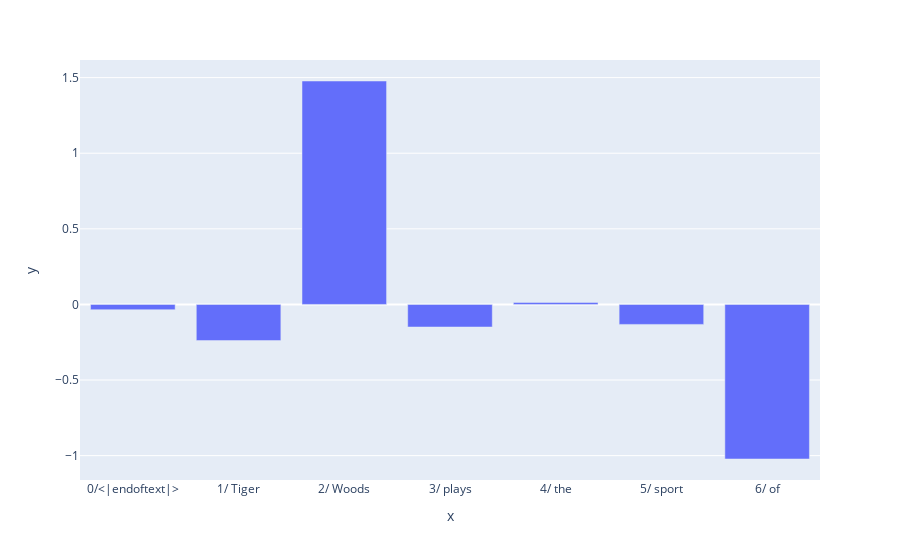

Notebook code for this chart:
### Code cell
import plotly.express as px

tokens = model.to_str_tokens(prompt)
unique_tokens = [f"{i}/{t}" for i, t in enumerate(tokens)]

px.bar(
    x=unique_tokens,
    y=attribution_output.sae_feature_attributions[sae.cfg.hook_name][0]
    .sum(-1)
    .detach()
    .cpu()
    .numpy(),
)

### Figure 1 — Plotly figure (JSON) as saved in the notebook; plotly's stock layout.template omitted (floating-point values rounded to 4 significant figures)
{"data": [{"alignmentgroup": "True", "hovertemplate": "x=%{x}<br>y=%{y}<extra></extra>", "legendgroup": "", "marker": {"color": "#636efa", "pattern": {"shape": ""}}, "name": "", "offsetgroup": "", "orientation": "v", "showlegend": false, "textposition": "auto", "type": "bar", "x": ["0/<|endoftext|>", "1/ Tiger", "2/ Woods", "3/ plays", "4/ the", "5/ sport", "6/ of"], "xaxis": "x", "y": [-0.03476, -0.2391, 1.478, -0.1494, 0.01341, -0.1321, -1.022], "yaxis": "y"}], "layout": {"barmode": "relative", "legend": {"tracegroupgap": 0}, "margin": {"t": 60}, "xaxis": {"anchor": "y", "domain": [0, 1], "title": {"text": "x"}}, "yaxis": {"anchor": "x", "domain": [0, 1], "title": {"text": "y"}}}}
